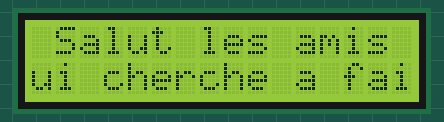
Recording of a sketch running on a simulated Arduino Uno, built with avr-gcc and run on an emulated ATmega328P. Shown: 16×2 character LCD.

Above: at 0.1 s.
At 4.6 s:
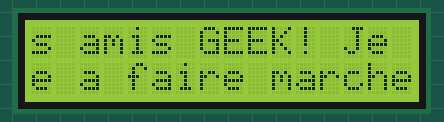
At 9.6 s:
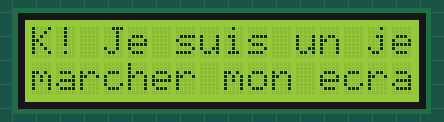
At 19.6 s:
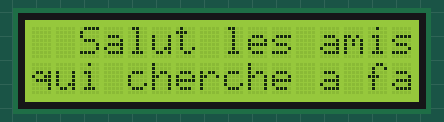
At 29.1 s:
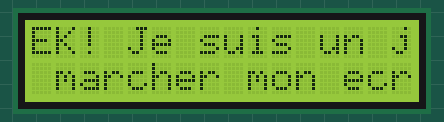
At 39.1 s:
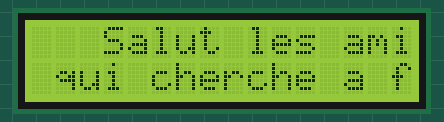

Measured:
- what the display in image 1 shows lasts 0.5 s, from 4.6 s to 5.1 s

The sketch:

ecran_2_marche.ino
```cpp
#include<LiquidCrystal.h>

LiquidCrystal lcd(12,11,5,4,3,2);

void setup() {

 lcd.begin(16,2);
 lcd.setCursor(0,1);
 lcd.print("  ");
 lcd.setCursor(0,0);
 lcd.print("  Salut les amis GEEK! Je suis un jeune qui cherche a faire marcher mon ecran");

}

void loop() {
  lcd.scrollDisplayLeft();
  delay(500);

}
```
